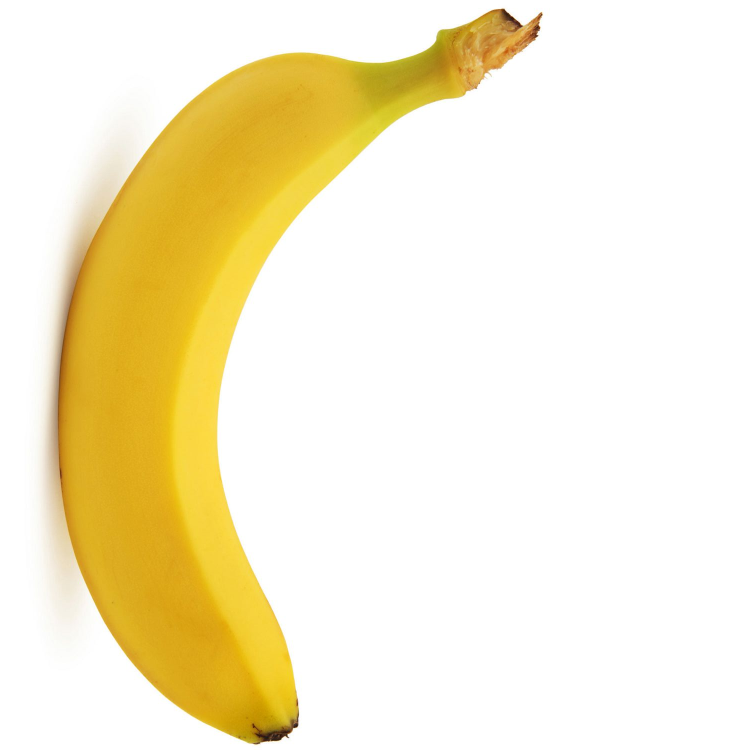
#> input picture final_shape_detection/raw_images/4.jpg, 1500 x 1500 px, given in place of mango.jpg, which was not available (shown at 1/2 size)
$ python cont_match.py   (older library calls are emulated)
#> lines starting #> are read from the running program, lines starting #| are printed output that depends on the picture; after the words box and inside, x2 and y2 are one past the last pixel; in counts of white or black regions, pixels touching at a corner belong together; pictures that were not available may be replaced by others from this repository, and a replacement may not be noted
import cv2
import numpy as np
from matplotlib import pyplot as plt
from time import sleep
import operator
import collections

img1 = cv2.imread('/home/rgukt/Desktop/criotam/friut/natu/mango.jpg')
#> img1 is the input picture: shape (1500, 1500, 3); mean B, G, R 205.7, 237.6, 247.5

b,g,r = cv2.split(img1)
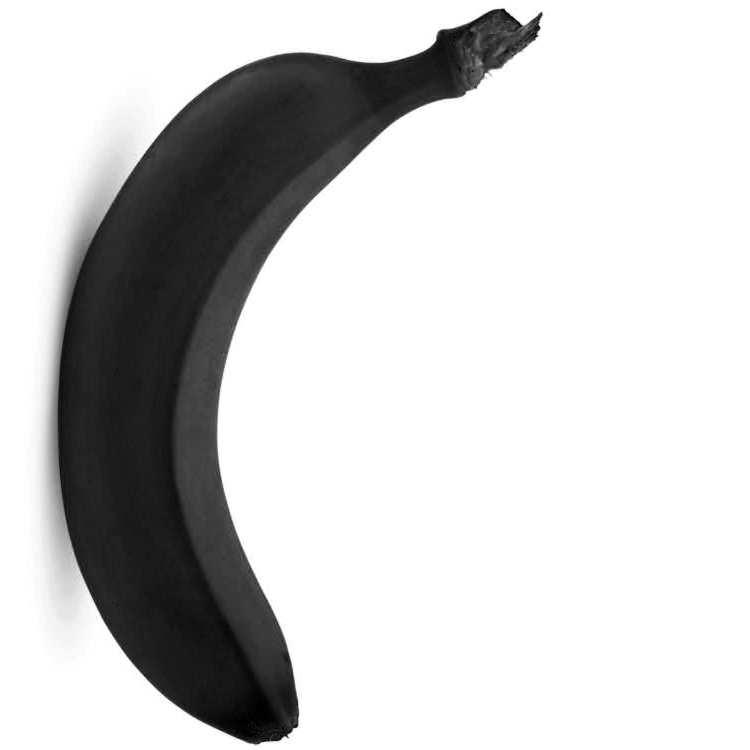
#> b: shape (1500, 1500) (shown at 1/2 size); min 0, max 255, mean 205.7
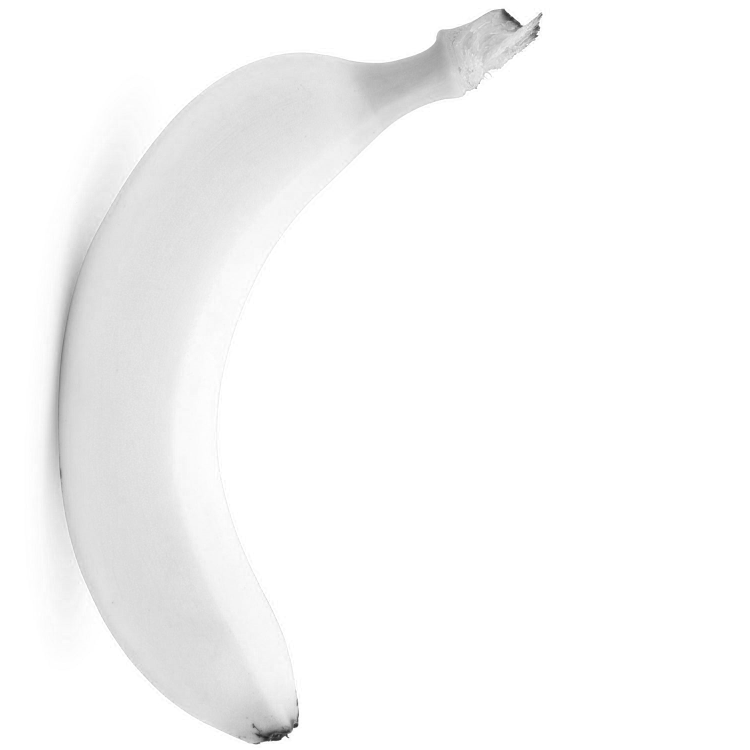
#> r: shape (1500, 1500) (shown at 1/2 size); min 26, max 255, mean 247.5
img1 = cv2.merge((r,g,b))
img = cv2.imread('/home/rgukt/Desktop/criotam/friut/natu/mango.jpg',0)
#> img: shape (1500, 1500); min 20, max 255, mean 237
img = cv2.resize(img,(500,500))
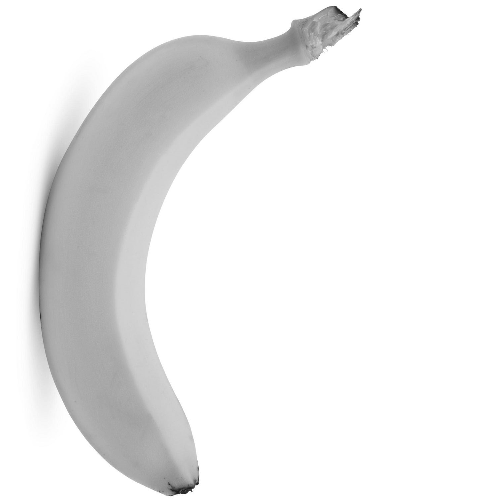
#> img: shape (500, 500); min 26, max 255, mean 237

ret,thresh = cv2.threshold(img,0,256,cv2.THRESH_OTSU)
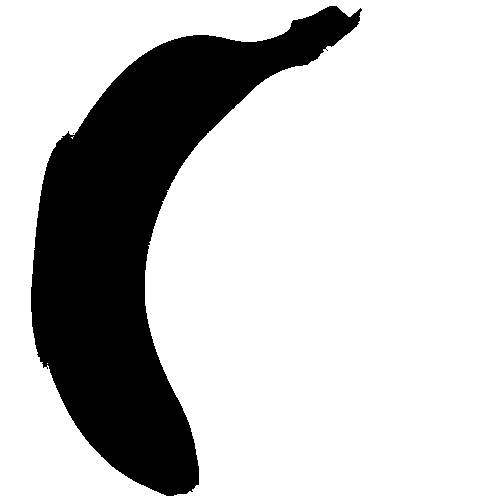
#> thresh: shape (500, 500); 77.1% white; 2 black regions (1 under 20 px)
#> ret = 216
im1,cnt1,her = cv2.findContours(thresh,cv2.RETR_TREE,cv2.CHAIN_APPROX_SIMPLE)
#> cnt1 = 8 contours, 6 with area under 20; largest, box (x1, y1, x2, y2) and area: (0, 0, 500, 500) 249001, (30, 5, 363, 497) 57908; her = [[-1, -1, 1, -1], [2, -1, -1, 0], [3, 1, -1, 0], [4, 2, -1, 0], [5, 3, -1, 0], [-1, 4, 6, 0], [7, -1, -1, 5], [-1, 6, -1, 5]]


temp = cv2.imread('/home/rgukt/Desktop/Mintm/Coffe_cup/2.jpg',0)
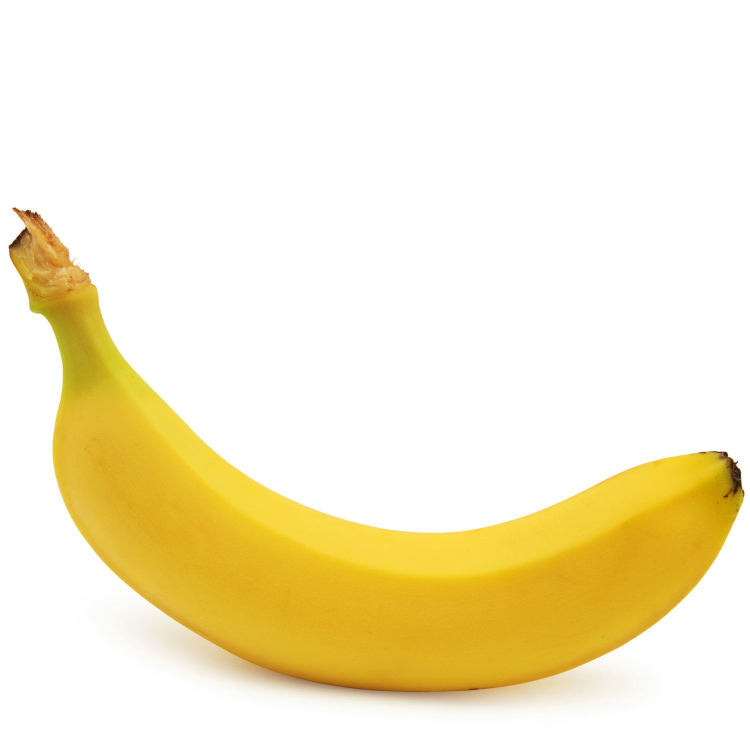
#> input picture final_shape_detection/raw_images/2.jpg, 1500 x 1500 px, found by its file name (shown at 1/2 size)
#> temp: shape (1500, 1500); min 20, max 255, mean 237
temp = cv2.resize(temp,(100,100))
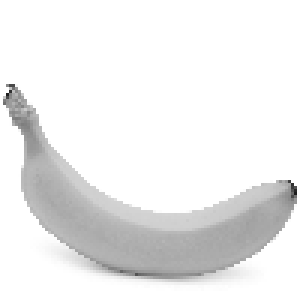
#> temp: shape (100, 100) (shown 3 times larger); min 28, max 255, mean 236.9
re,thr = cv2.threshold(temp,0,256,cv2.THRESH_OTSU)
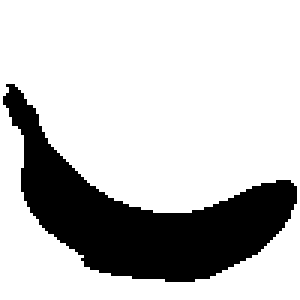
#> thr: shape (100, 100) (shown 3 times larger); 77.1% white; 1 black region
#> re = 216


im2,cnt2,her1 = cv2.findContours(thr,cv2.RETR_TREE,cv2.CHAIN_APPROX_SIMPLE)
#> cnt2 = 2 contours; box (x1, y1, x2, y2) and area: (0, 0, 100, 100) 9801, (0, 27, 100, 95) 2418; her1 = [[-1, -1, 1, -1], [-1, -1, -1, 0]]


dist = []

c=0
corre = 100
cor_in = 0

max_area = 0
max_index = 0
dict = {}

for k in range(0,len(cnt2)):
	area = cv2.contourArea(cnt2[k])


	dict.update({area:k})
#> this loop made 2 passes
#> area on passes 1 to 2: 9801, 2418.5
#> after the loop, dict = {9801: 0, 2418.5: 1}


cd = sorted(dict.items(),key=operator.itemgetter(0),reverse=True)
#> cd = [(9801, 0), (2418.5, 1)]


inn = []
n=2

for i in range(0,n):

	inn.append(cd[0:n][i][1])
#> after the loop, inn = [0, 1]
print(inn)
#| [0, 1]
for i in inn:
	for j in range(0,len(cnt1)):

		ret = cv2.matchShapes(cnt1[j],cnt2[i],1,0.0)            ## comparing every contour of template image with Main image
		dist.append(ret)
		print(ret)
		c+=1

		if (ret)<(corre) and ret!=0 :
			print(i)
			#print("enter",ret,corre)

			corre = ret
			cor_in = j
#> this loop made 2 passes
#> (printed output is left out)
#> after the loop, c = 16; cor_in = 2; corre = 6.52e-12; dist = [0, 1.04e-11, 6.52e-12, 2.12e-11, 2.12e-11, 1.13, 1.8e+308, 0.246, 1.08, 1.59, 1.08, 1.08, 1.08, 0.0842, 1.8e+308, 1.61]

print(cor_in)
#| 2


index, value = max(enumerate(dist), key=operator.itemgetter(1))
#> index = 6; value = 1.8e+308


im = cv2.drawContours(img1,cnt1,-1,(0,255,0),5)

plt.imshow(im,cmap='Greys_r')
plt.show()
